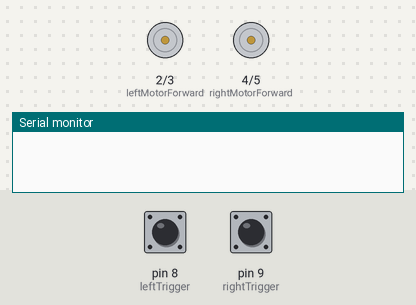
A sketch run on a simulated Arduino Uno, built with avr-gcc and run on an emulated ATmega328P. On the bench: motor-driver pin pairs drawn as motors (green arrow = first pin HIGH = forward, orange = second pin HIGH = backward, longer = more drive), the last lines printed to the serial monitor. The inputs (shaded band) are chosen by the test bench; at power-on: pin 9 (rightTrigger) LOW, pin 8 (leftTrigger) LOW.

Above: at 1.2 s.
1.3 s: pin 9 (rightTrigger) pulled HIGH for 0.15 s
At 2.4 s:
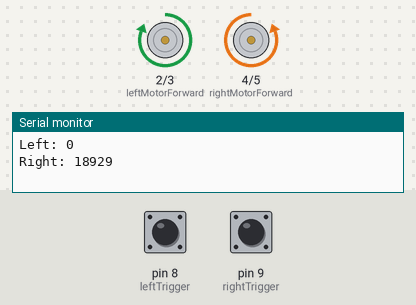
At 4.3 s:
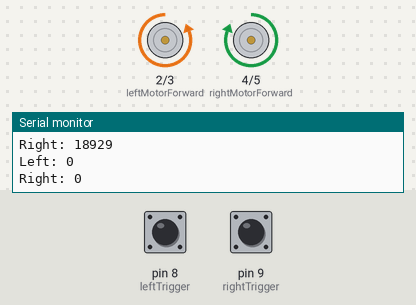
Timing chart, 0 to 5.8 s (numbered marks = the images above; inputs shaded):
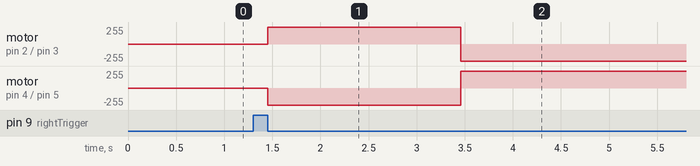

The sketch:

Drive_Code.ino
```cpp
const int leftMotorForward = 2;
const int leftMotorBackward = 3;
const int rightMotorForward = 4;
const int rightMotorBackward = 5;

int leftTrigger = 8;
int rightTrigger = 9;

void setup() {
  Serial.begin(9600);

  pinMode(leftMotorForward, OUTPUT);
  pinMode(leftMotorBackward, OUTPUT);
  pinMode(rightMotorForward, OUTPUT);
  pinMode(rightMotorBackward, OUTPUT);

  pinMode(leftTrigger, INPUT);
  pinMode(rightTrigger, INPUT);
}

void loop() {
  int leftValue = pulseIn(leftTrigger, HIGH);
  int rightValue = pulseIn(rightTrigger, HIGH);

  Serial.print("Left: ");
  Serial.println(leftValue);

  Serial.print("Right: ");
  Serial.println(rightValue);
   if (rightValue > 1700) {
     digitalWrite(leftMotorForward, HIGH);
    digitalWrite(leftMotorBackward, LOW);
    digitalWrite(rightMotorForward, LOW);
    digitalWrite(rightMotorBackward, HIGH);
  } else if (rightValue < 1200) {
    digitalWrite(leftMotorForward, LOW);
    digitalWrite(leftMotorBackward, HIGH);
    digitalWrite(rightMotorForward, HIGH);
    digitalWrite(rightMotorBackward, LOW);
  } else {

    if (leftValue > 1700) {
    digitalWrite(leftMotorForward, LOW);
    digitalWrite(leftMotorBackward, HIGH);
    digitalWrite(rightMotorForward, LOW);
    digitalWrite(rightMotorBackward, HIGH);
  } else if (leftValue < 1200) {
    digitalWrite(leftMotorForward, HIGH);
    digitalWrite(leftMotorBackward, LOW);
    digitalWrite(rightMotorForward, HIGH);
    digitalWrite(rightMotorBackward, LOW);
  } else {
    digitalWrite(leftMotorForward, LOW);
    digitalWrite(leftMotorBackward, LOW);
     digitalWrite(rightMotorForward, LOW);
    digitalWrite(rightMotorBackward, LOW);
  }

  }
  delay(10);
}
```

Measured:
- after the input at 1.3 s, motor on pin 2 (leftMotorForward) / pin 3 (leftMotorBackward): stopped → forward 255/255 after 0.15 s, → backward 255/255 2.0 s later; motor on pin 4 (rightMotorForward) / pin 5 (rightMotorBackward): stopped → backward 255/255 after 0.15 s, → forward 255/255 2.0 s later
